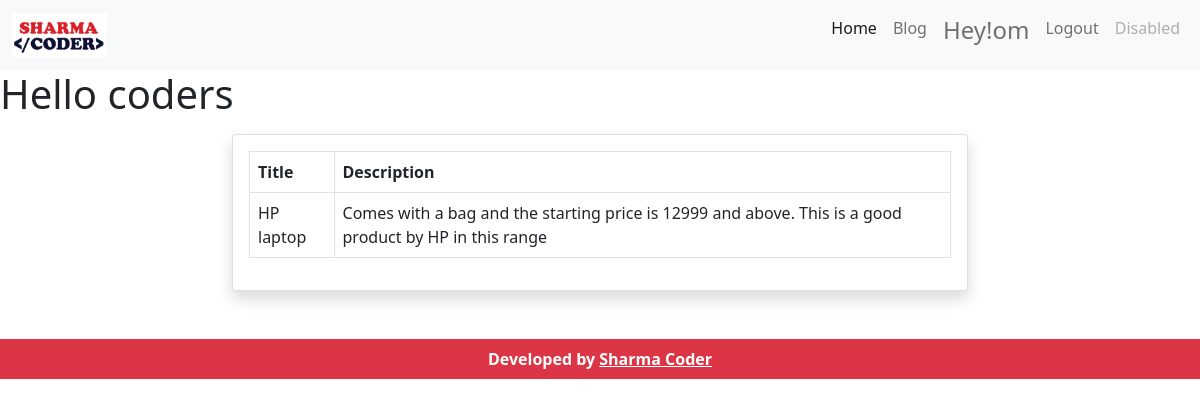
Screenshot of /viewblog/3 (signed in) with the database file from the repository.
### accounts/models.py (models this page shows, shortened)
class Blogs(models.Model):
    category = models.ForeignKey("BlogCategory", on_delete=SET_NULL, null=True)
    title = models.CharField(max_length=191, null=True)
    description = models.CharField(max_length=500, null=True)
    image = models.ImageField(upload_to=get_filename,null=True, blank=True)
    created_at = models.DateTimeField(auto_now_add=True, null=True)

### accounts/views.py (the view)
# urls.py: path('viewblog/<int:pk>', views.viewblog, name="viewblog"),
def viewblog(request, pk):
    blogs = Blogs.objects.get(id=pk)
    context = {'blogs':blogs}
    return render(request, 'accounts/view.html', context)

### accounts/templates/accounts/view.html (shortened to what this page needs)
{% extends 'accounts/layouts/main.html' %}
{% block content %}
<h1>Hello coders</h1>
<section>
    <div class="container mt-3">
        <div class="row justify-content-center">
            <div class="col-md-8">
                <div class="card shadow">
                    <div class="card-body">
                    <table class="table table-bordered">
                            <thead>
                                <tr>
                                    <th>Title</th>
                                    <th>Description</th>
                                </tr>
                            </thead>
                            <tbody>
                                <tr>
                                    <td>{{blogs.title}}</td>
                                    <td>{{blogs.description}}</td>
                                </tr>
                            </tbody>
                        </table>
                    </div>
                </div>
            </div>
        </div>
    </div>
</section>
{% endblock content %}

### accounts/templates/accounts/layouts/includes/navbar.html (shortened to what this page needs)
{% load static %}
<nav class="navbar navbar-expand-lg navbar-light bg-light">
  <div class="container-fluid">
    <a class="navbar-brand" href="#">
      <img src="{% static '/images/logo.png' %}" class="w-25" alt="Logo Here">
    </a>
    <div class="collapse navbar-collapse" id="navbarNav">
      <ul class="navbar-nav ms-auto">
        <li class="nav-item">
          <a class="nav-link active" aria-current="page" href="{% url '/' %} ">Home</a>
        </li>
        <li class="nav-item">
          <a class="nav-link" href="{% url 'blogs' %}">Blog</a>
        </li>
        {% if request.user.is_authenticated %}
          <li class="nav-item">
            <a class="nav-link" href="#"> <h4> Hey!{{ request.user }} </h4></a>
          </li>
          <li class="nav-item">
          <a class="nav-link" href="{% url 'logout' %}">Logout</a>
        </li>
        {% endif %}
        <li class="nav-item">
          <a class="nav-link disabled" href="#" tabindex="-1" aria-disabled="true">Disabled</a>
        </li>
      </ul>
    </div>
  </div>
</nav>

### rows the page displays
Blogs: title "HP laptop", description "Comes with a bag and the starting price is 12999 and above. This is a good product by HP in this range"

### other values shown
{{ request.user }} "om"
